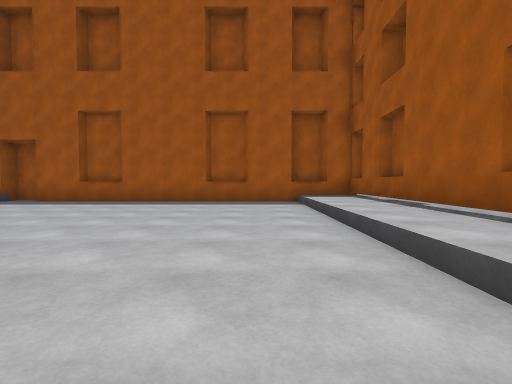
View 1 (above)

19 first-person views from a walk through a scene from a Unity 3-D project. The camera is 1.2 m above the floor, tilts 2° down and sees 85° across. The floor is counted in squares, 2 m on a side. Each view is taken from the middle of a square. On the plan, view 1 faces up. The plan holds only what a view shows up to about 9 squares ahead; the rest is blank. The place goes on beyond the plan. The player character is not drawn.

View 2
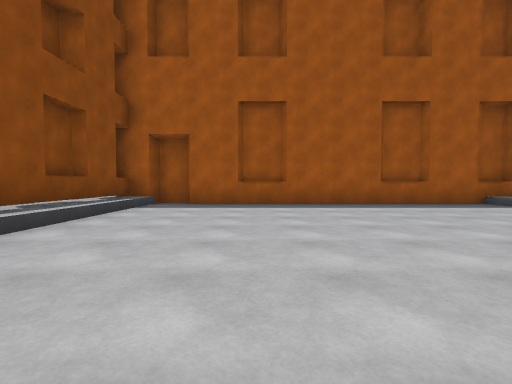

View 3
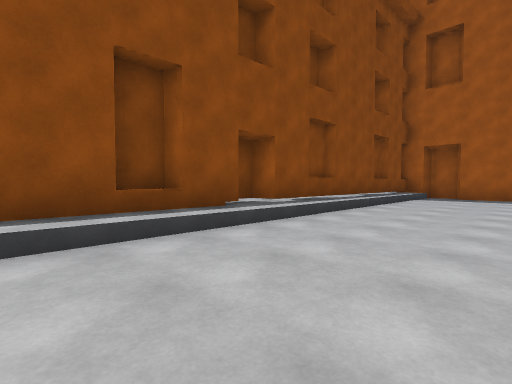

View 4
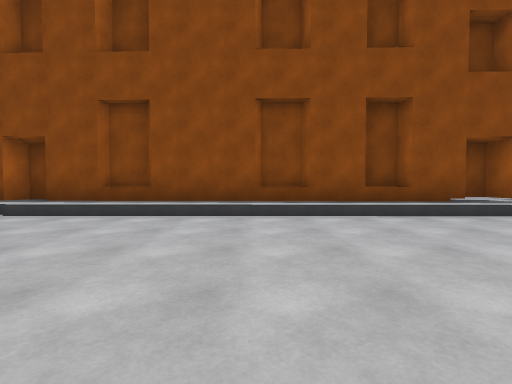

View 5
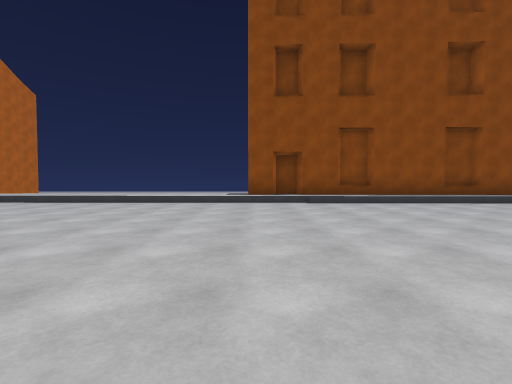

View 6
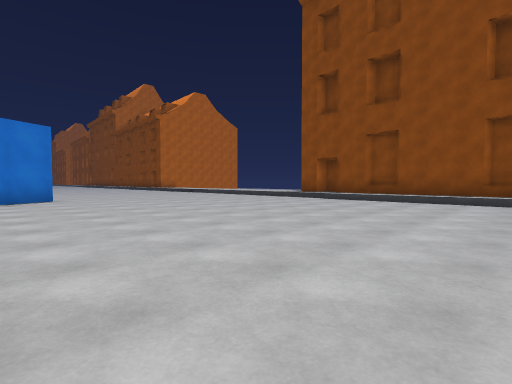

View 7
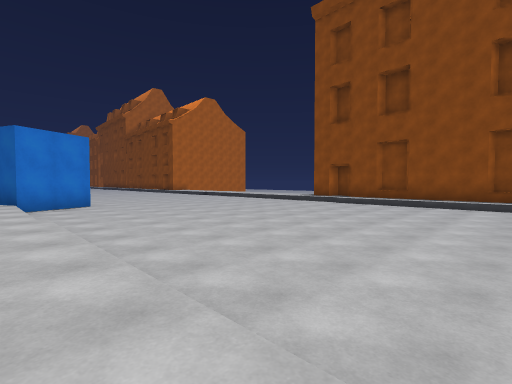

View 8
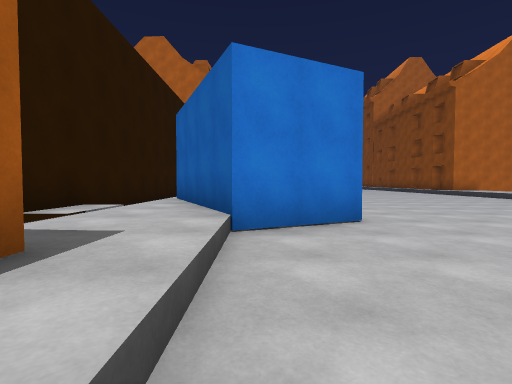

View 9
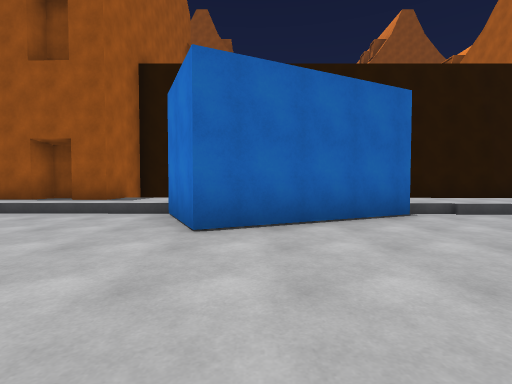

View 10
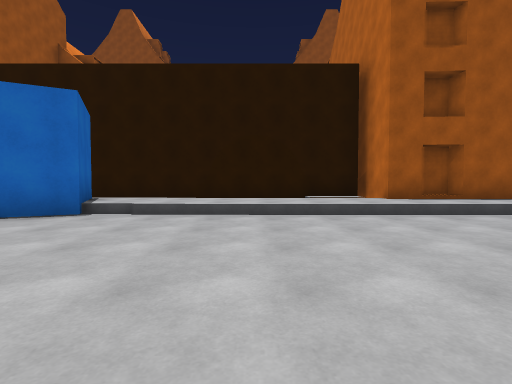

View 11
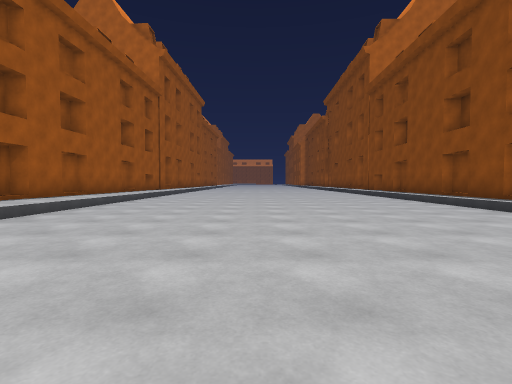

View 12
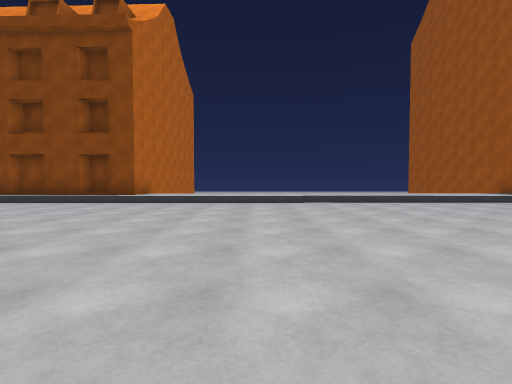

View 13
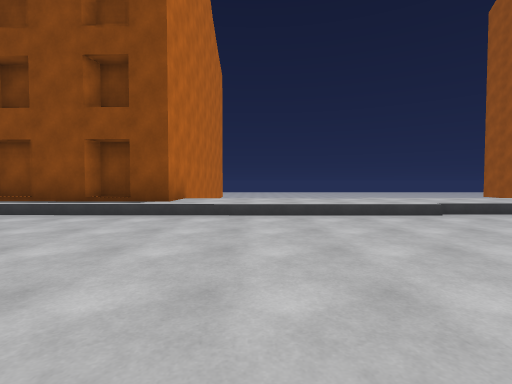

View 14
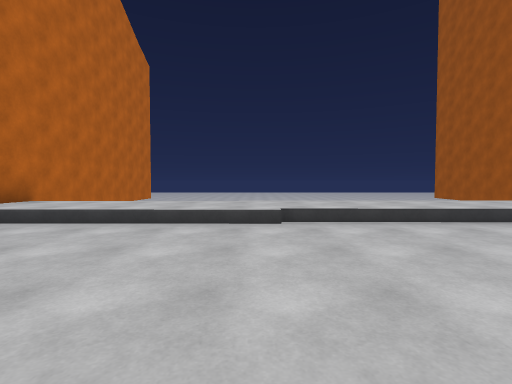

View 15
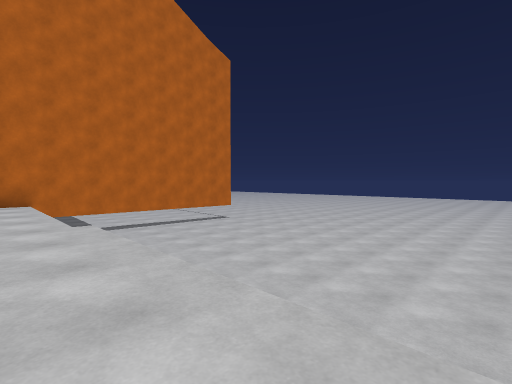

View 16
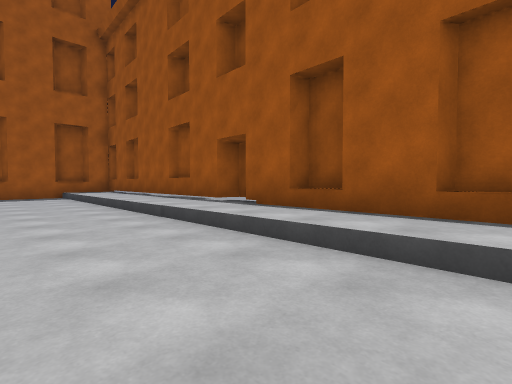

View 17
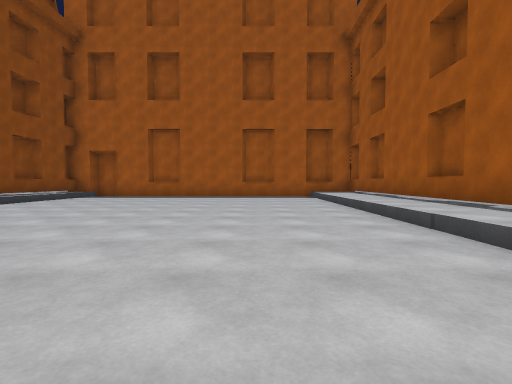

View 18
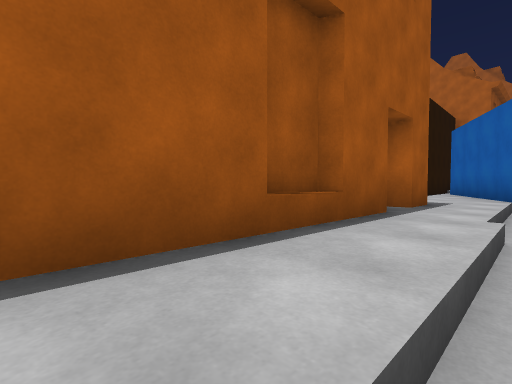

View 19
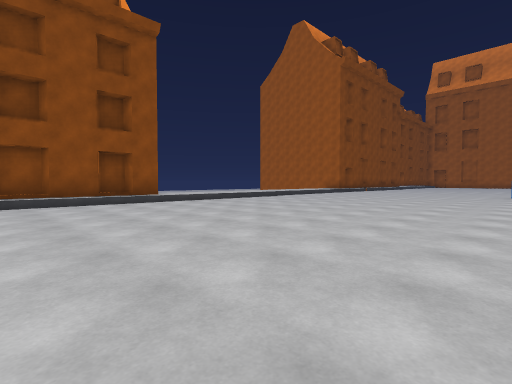

### Floor plan
Key: @ floor where view 1 was taken; # wall or solid block; . main floor; : floor 0.5 m higher than the main floor; / step, stairs or slope; = window, fence, low wall or low ledge; ^ raised ledge; v drop or lower ground.
Columns run from 13 left of view 1 to 5 right of it. Each row starts with its distance up from view 1.
  9     #############
  8     #/.........:#
  7     #/.........:#
  6     #/.........:^
  5     #/.........:#
  4     #/.........:#
  3     #/.........:#
  2    ##/.........:#
  1    #:/.........:#
  0    ##/.......@.:#
 -1     #/... .....:#
 -2     #/...  ....:#
 -3     #/.........:#
 -4     #/.........:#
 -5     #/......../:#
 -6     #/......../:#
 -7     #/......../:#
 -8    ##/......../:#
 -9    #:/.........:#
-10    # /.........:##
-11      /.........::#
-12      /.........::#
-13    ::/.......##::#
-14 vv ::/.......###:#
-15 vv ::/........##:#
-16 vv ::/........####
-17 vv ::/.........::#
-18 vv ::/......../::#
-19 vv v:/......../:v#
-20 vv v:/......../:=#
-21 vv v:/......../:=#
-22 vv v:/......../:v#
-23 #####/......../:###
-24    #:/......../:#
-25    ##/......../:#
-26     #/......../:#
-27     #/......../ #

Where each view was taken, in squares from view 1:
view 1: 0 up, 0 right, facing up
view 2: 1 up, 5 left, facing up
view 3: 3 down, 5 left, facing up-left
view 4: 4 down, 3 left, facing left
view 5: 10 down, 0 right, facing left
view 6: 3 down, 1 right, facing down-left
view 7: 3 down, 2 right, facing down-left
view 8: 9 down, 1 right, facing down
view 9: 14 down, 4 left, facing right
view 10: 20 down, 4 left, facing right
view 11: 18 down, 3 left, facing down
view 12: 19 down, 0 right, facing left
view 13: 21 down, 3 left, facing left
view 14: 18 down, 4 left, facing left
view 15: 14 down, 9 left, facing down-left
view 16: 4 down, 1 left, facing up-right
view 17: 3 down, 1 left, facing up
view 18: 5 down, 1 right, facing down-right
view 19: 27 down, 0 right, facing up-left
